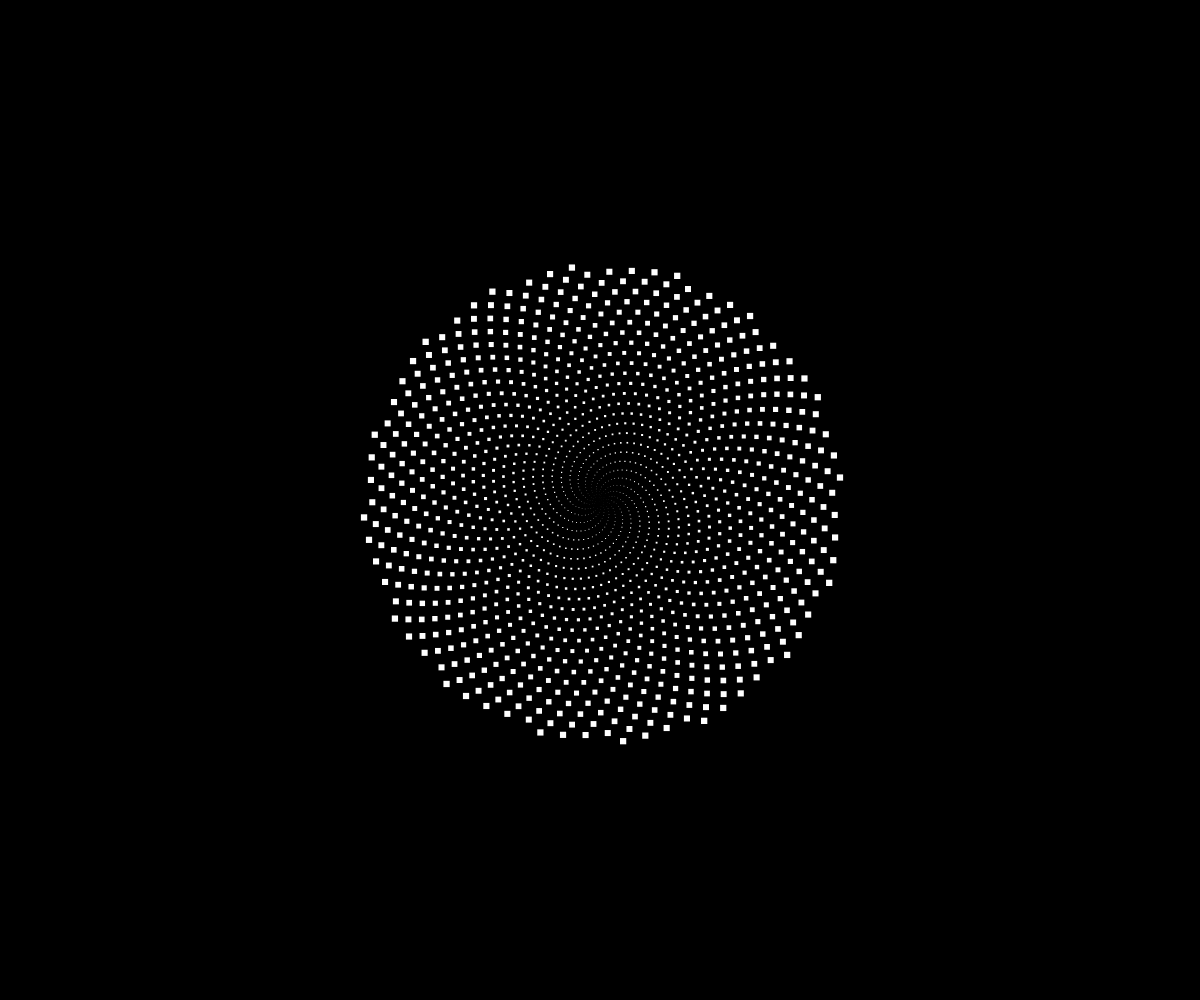
Frame 1 (no input)
Frame 60 (no input): identical to frame 1, image omitted
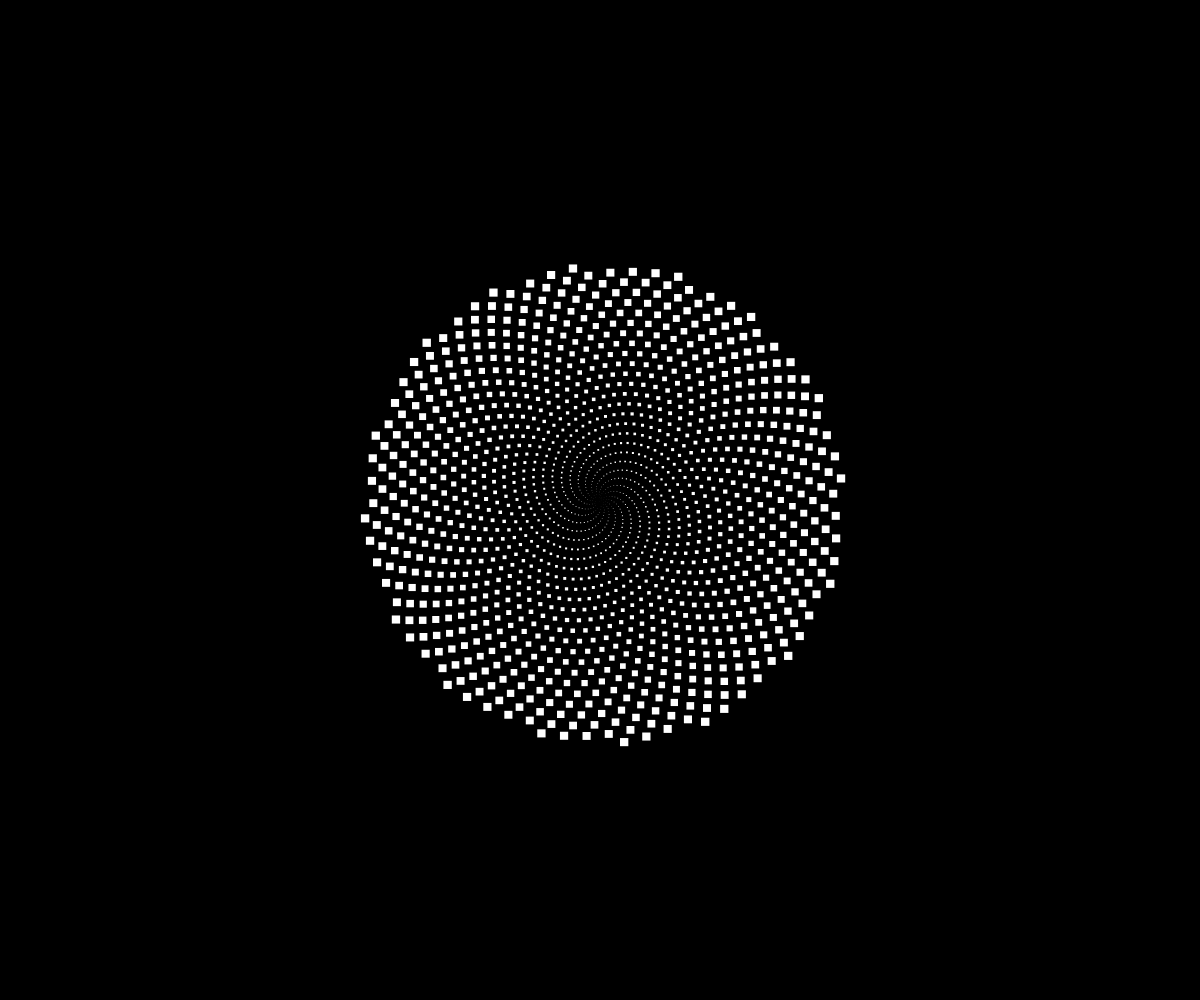
Frame 120 (the mouse pressed at the canvas centre since frame 60)

The p5.js sketch that drew these frames (run headless with seeded random() and noise() and a simulated clock; from frame 60 on, the mouse is pressed at the canvas centre):

// p5.js sketch
// ── sketch.js
/* Raymond G McCord (slow_izzm)
   07/12/2016
   
   This work is licensed under a Creative Commons 3.0 License.
    (Attribution - NonCommerical - ShareAlike)
 		http://creativecommons.org/licenses/by-nc-sa/3.0/
*/



var circles = 1500;
var goldenRatio = (Math.sqrt(5) + 1) / 2 + 3;
var goldenAngle = goldenRatio * (33 + Math.PI);


function setup() {
  createCanvas(windowWidth, windowHeight);
  noCursor();
}

function draw() {
  background(0);
  var cx = windowWidth / 2;
  var cy = windowHeight / 2;
  var circle_rad = (windowWidth * .2);
  var spirX = map(mouseX, 0, width, 0.0042, 0.007);
  var spirY = map(mouseY, 0, height, 0.0042, 0.0067);
  var shiftX = map(mouseX, windowWidth / 2 - 33, windowWidth / 2 + 33);
  var shiftY = map(mouseY, windowHeight / 2 - 33, windowHeight / 2 + 33);

  //translate(width/2, height/2);
  for (var i = 0; i <= circles; ++i) {
    var dot_radX = spirX * i;
    var dot_radY = spirY * i;
    var ratio = i / circles;
    var angle = i * goldenAngle;
    var spiral_rad = ratio * circle_rad;
    var x = cx + cos(angle) * spiral_rad;
    var y = cy + sin(angle) * spiral_rad;
    rect(x, y, dot_radX, dot_radY);
    noStroke();
    fill(255);
  }
}

function windowResized() {
  resizeCanvas(windowWidth, windowHeight);
}
